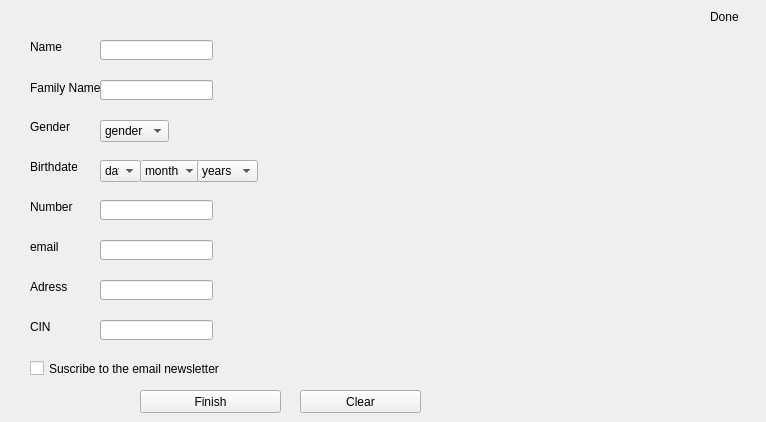
       <widget class="QWidget" name="Add_client_tab">
        <attribute name="title">
         <string>Add</string>
        </attribute>
        <widget class="QLineEdit" name="size_8">
         <property name="geometry">
          <rect>
           <x>100</x>
           <y>80</y>
           <width>113</width>
           <height>20</height>
          </rect>
         </property>
        </widget>
        <widget class="QLabel" name="lab_email_client">
         <property name="geometry">
          <rect>
           <x>30</x>
           <y>240</y>
           <width>47</width>
           <height>13</height>
          </rect>
         </property>
         <property name="text">
          <string>email</string>
         </property>
        </widget>
        <widget class="QLineEdit" name="le_CIN_client">
         <property name="geometry">
          <rect>
           <x>100</x>
           <y>320</y>
           <width>113</width>
           <height>20</height>
          </rect>
         </property>
        </widget>
        <widget class="QLabel" name="lab_adress_client">
         <property name="geometry">
          <rect>
           <x>30</x>
           <y>280</y>
           <width>47</width>
           <height>13</height>
          </rect>
         </property>
         <property name="text">
          <string>Adress</string>
         </property>
        </widget>
        <widget class="QLabel" name="lab_family_name_client">
         <property name="geometry">
          <rect>
           <x>30</x>
           <y>80</y>
           <width>71</width>
           <height>16</height>
          </rect>
         </property>
         <property name="text">
          <string>Family Name</string>
         </property>
        </widget>
        <widget class="QComboBox" name="cb_gender_client">
         <property name="geometry">
          <rect>
           <x>100</x>
           <y>120</y>
           <width>69</width>
           <height>22</height>
          </rect>
         </property>
         <item>
          <property name="text">
           <string>gender</string>
          </property>
         </item>
         <item>
          <property name="text">
           <string>Male</string>
          </property>
         </item>
         <item>
          <property name="text">
           <string>Female</string>
          </property>
         </item>
        </widget>
        <widget class="QLineEdit" name="le_email_client">
         <property name="geometry">
          <rect>
           <x>100</x>
           <y>240</y>
           <width>113</width>
           <height>20</height>
          </rect>
         </property>
         <property name="text">
          <string/>
         </property>
        </widget>
        <widget class="QLabel" name="lab_CIN_client">
         <property name="geometry">
          <rect>
           <x>30</x>
           <y>320</y>
           <width>47</width>
           <height>13</height>
          </rect>
         </property>
         <property name="text">
          <string>CIN</string>
         </property>
        </widget>
        <widget class="QLabel" name="lab_birthdate_client">
         <property name="geometry">
          <rect>
           <x>30</x>
           <y>160</y>
           <width>47</width>
           <height>13</height>
          </rect>
         </property>
         <property name="text">
          <string>Birthdate</string>
         </property>
        </widget>
        <widget class="QLabel" name="lab_name_client">
         <property name="geometry">
          <rect>
           <x>30</x>
           <y>40</y>
           <width>47</width>
           <height>13</height>
          </rect>
         </property>
         <property name="text">
          <string>Name</string>
         </property>
        </widget>
        <widget class="QComboBox" name="cb_birthday_client_month">
         <property name="geometry">
          <rect>
           <x>140</x>
           <y>160</y>
           <width>61</width>
           <height>22</height>
          </rect>
         </property>
         <item>
          <property name="text">
           <string>months</string>
          </property>
         </item>
        </widget>
        <widget class="QPushButton" name="pb_add_client_finish">
         <property name="geometry">
          <rect>
           <x>140</x>
           <y>390</y>
           <width>141</width>
           <height>23</height>
          </rect>
         </property>
         <property name="text">
          <string>Finish</string>
         </property>
        </widget>
        <widget class="QComboBox" name="cb_birthday_client_year">
         <property name="geometry">
          <rect>
           <x>197</x>
           <y>160</y>
           <width>61</width>
           <height>22</height>
          </rect>
         </property>
         <item>
          <property name="text">
           <string>years</string>
          </property>
         </item>
        </widget>
        <widget class="QLineEdit" name="le_family_name_client">
         <property name="geometry">
          <rect>
           <x>100</x>
           <y>80</y>
           <width>113</width>
           <height>20</height>
          </rect>
         </property>
        </widget>
        <widget class="QLineEdit" name="le_name_client">
         <property name="geometry">
          <rect>
           <x>100</x>
           <y>40</y>
           <width>113</width>
           <height>20</height>
          </rect>
         </property>
        </widget>
        <widget class="QLineEdit" name="le_adress_client">
         <property name="geometry">
          <rect>
           <x>100</x>
           <y>280</y>
           <width>113</width>
           <height>20</height>
          </rect>
         </property>
        </widget>
        <widget class="QCheckBox" name="checkbox_newsletter_client">
         <property name="geometry">
          <rect>
           <x>30</x>
           <y>360</y>
           <width>221</width>
           <height>17</height>
          </rect>
         </property>
         <property name="text">
          <string>Suscribe to the email newsletter</string>
         </property>
        </widget>
        <widget class="QPushButton" name="pb_add_client_clear">
         <property name="geometry">
          <rect>
           <x>300</x>
           <y>390</y>
           <width>121</width>
           <height>23</height>
          </rect>
         </property>
         <property name="text">
          <string>Clear</string>
         </property>
        </widget>
        <widget class="QLabel" name="lab_numer_client">
         <property name="geometry">
          <rect>
           <x>30</x>
           <y>200</y>
           <width>47</width>
           <height>13</height>
          </rect>
         </property>
         <property name="text">
          <string>Number</string>
         </property>
        </widget>
        <widget class="QLineEdit" name="le_number_client">
         <property name="geometry">
          <rect>
           <x>100</x>
           <y>200</y>
           <width>113</width>
           <height>20</height>
          </rect>
         </property>
        </widget>
        <widget class="QComboBox" name="cb_birthday_client_day">
         <property name="geometry">
          <rect>
           <x>100</x>
           <y>160</y>
           <width>41</width>
           <height>22</height>
          </rect>
         </property>
         <item>
          <property name="text">
           <string>days</string>
          </property>
         </item>
        </widget>
        <widget class="QLabel" name="lab_gender_client">
         <property name="geometry">
          <rect>
           <x>30</x>
           <y>120</y>
           <width>47</width>
           <height>13</height>
          </rect>
         </property>
         <property name="text">
          <string>Gender</string>
         </property>
        </widget>
        <widget class="QLabel" name="lab_name_client_2">
         <property name="geometry">
          <rect>
           <x>710</x>
           <y>10</y>
           <width>47</width>
           <height>13</height>
          </rect>
         </property>
         <property name="text">
          <string>Done</string>
         </property>
        </widget>
       </widget>
